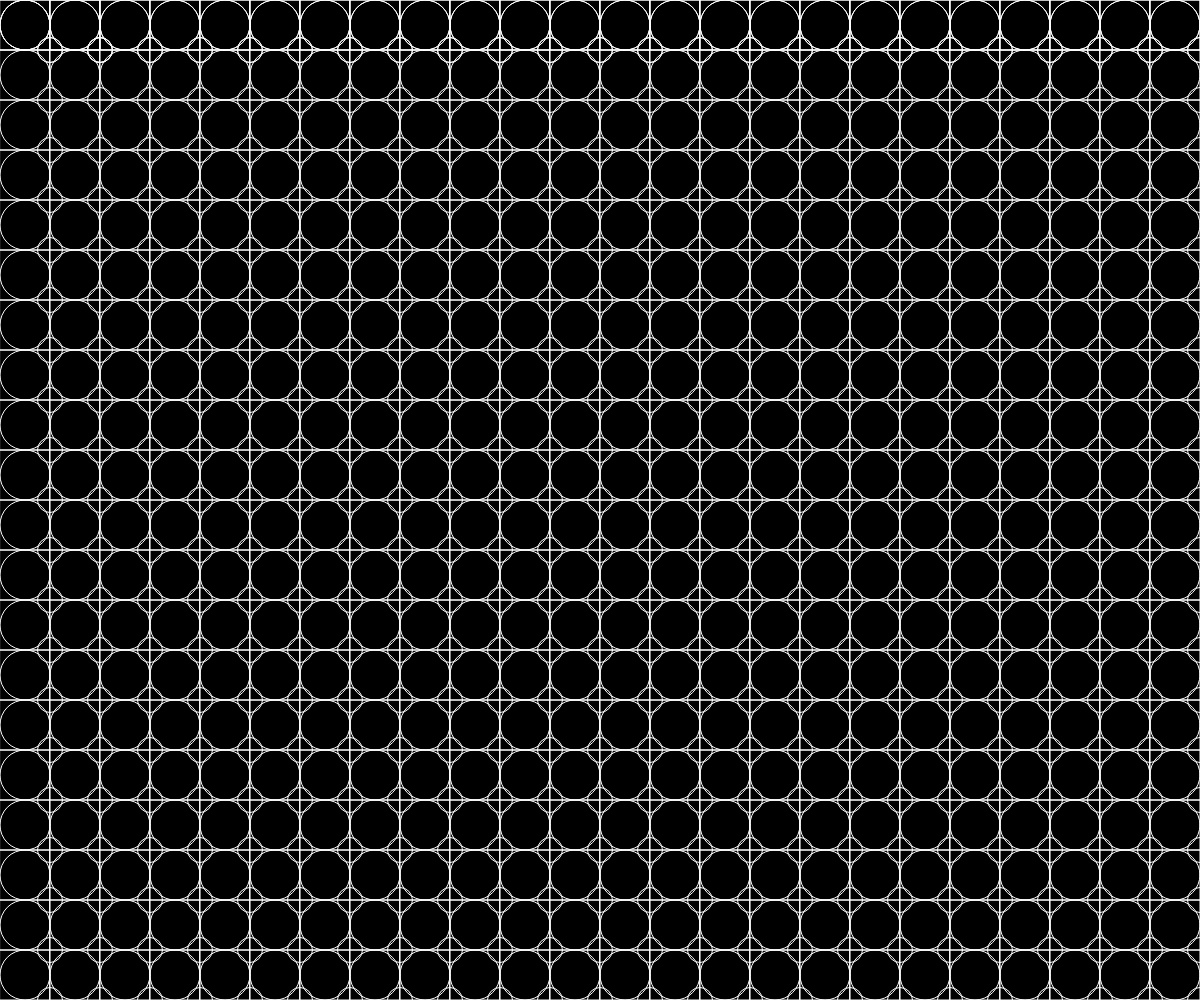
Frame 1 (no input)
Frame 60 (no input): identical to frame 1, image omitted
Frame 120 (the mouse pressed at the canvas centre since frame 60): identical to frame 1, image omitted

The p5.js sketch that drew this single still picture (run headless with seeded random() and noise() and a simulated clock; from frame 60 on, the mouse is pressed at the canvas centre):

// p5.js sketch
// ── sketch.js
function setup() {
  createCanvas(windowWidth,windowHeight);
}

function draw() {
  background(0);
  stroke(255) //框線顏色(255為白色)
  noFill() //不要充滿顏色
  rectMode(CENTER)//以方框中心點為座標點

  ellipse(25,25,50)//方框座標
  rect(25+50,25,50)
  ellipse(50+50,50,25)


  for(var i=0;i<(width/50);i=i+1)
  {
  ellipse(25+(i*50),25,50)
  rect(25+(i*50),25,50)
  ellipse(50+(i*50),50,25)
  }

  

  for(var j=0;j<(height/50);j++){
   for(var i=0;i<(width/50);i=i+1) 
   {
    ellipse(25+(i*50),25+(j*50),50)
    rect(25+(i*50),25+(j*50),50)
    ellipse(50+(i*50),50+(j*50),25)
   }

}

}
